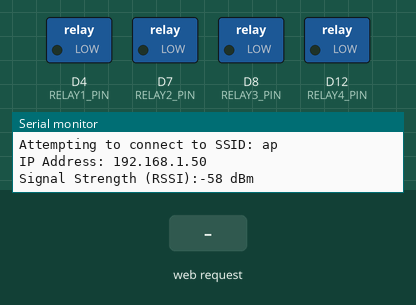
The sketch below on a simulated Arduino Uno R4 WiFi. Shown: switched loads named in the sketch (green lamp = pin HIGH), the last lines printed to the serial monitor. The inputs (shaded band) are chosen by the test bench. WiFi joins after 1.5 s; servers stay silent unless stated.

Above: at 12.7 s.
12.8 s: HTTP request GET /relay1 received
At 13.7 s:
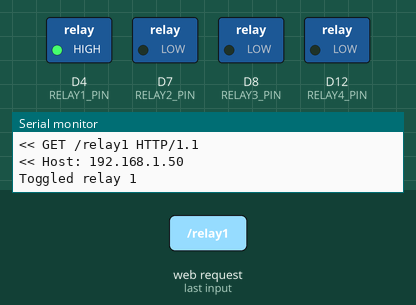
14.3 s: HTTP request GET /trigger received
At 14.9 s:
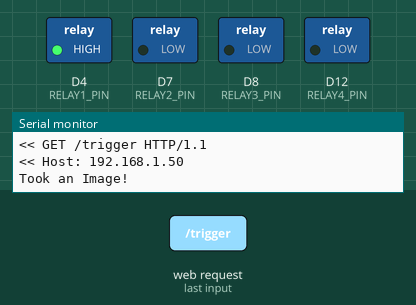
15.9 s: HTTP request GET /relay3 received
At 17.1 s:
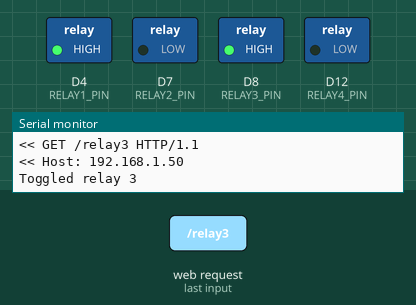
17.4 s: HTTP request GET /focus received
At 18.7 s:
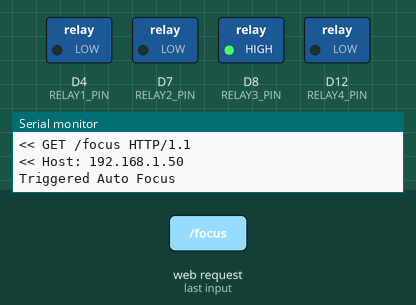
19.4 s: HTTP request GET /relay2 received
At 19.9 s:
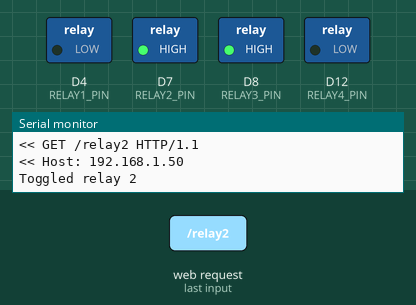
20.9 s: HTTP request GET /relay4 received
At 22.2 s:
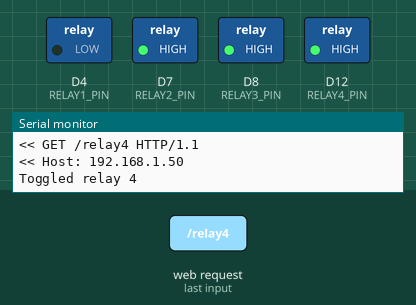
Timing chart, 0 to 23.4 s (numbered marks = the images above; inputs shaded):
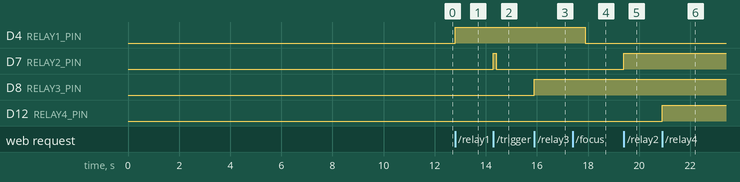

Measured:
- after the input at 12.8 s, D4 (RELAY1_PIN): LOW → HIGH at once
- after the input at 14.3 s, D7 (RELAY2_PIN): LOW → HIGH at once, → LOW 0.10 s later
- after the input at 15.9 s, D8 (RELAY3_PIN): LOW → HIGH at once
- after the input at 17.4 s, D4 (RELAY1_PIN): HIGH → LOW after 0.50 s
- after the input at 19.4 s, D7 (RELAY2_PIN): LOW → HIGH at once
- after the input at 20.9 s, D12 (RELAY4_PIN): LOW → HIGH at once

The sketch:

EOSRemoteCountDown.ino
```cpp
// This is the one that is in production
#include <WiFiS3.h>

#define RELAY1_PIN 4
#define RELAY2_PIN 7
#define RELAY3_PIN 8
#define RELAY4_PIN 12

const char ssid[] = "ap";
const char pass[] = "appassword";

int status = WL_IDLE_STATUS;
bool daylightMode = true; // Variable to track the current mode

WiFiServer server(80);

void setup() {
  Serial.begin(9600);
  pinMode(RELAY1_PIN, OUTPUT);
  pinMode(RELAY2_PIN, OUTPUT);
  pinMode(RELAY3_PIN, OUTPUT);
  pinMode(RELAY4_PIN, OUTPUT);

  String fv = WiFi.firmwareVersion();
  if (fv < WIFI_FIRMWARE_LATEST_VERSION) {
    Serial.println("Please upgrade the firmware");
  }

  while (status != WL_CONNECTED) {
    Serial.print("Attempting to connect to SSID: ");
    Serial.println(ssid);
    status = WiFi.begin(ssid, pass);
    delay(10000);
  }
  server.begin();
  printWifiStatus();
}

void loop() {
  WiFiClient client = server.available();
  if (client) {
    String HTTP_req = "";
    while (client.connected()) {
      if (client.available()) {
        Serial.println("New HTTP Request");
        HTTP_req = client.readStringUntil('\n');
        Serial.print("<< ");
        Serial.println(HTTP_req);
        break;
      }
    }

    while (client.connected()) {
      if (client.available()) {
        String HTTP_header = client.readStringUntil('\n');
        if (HTTP_header.equals("\r"))
          break;
        Serial.print("<< ");
        Serial.println(HTTP_header);
      }
    }

    if (HTTP_req.indexOf("GET") == 0) {
      if (HTTP_req.indexOf("relay1") > -1) {
        digitalWrite(RELAY1_PIN, !digitalRead(RELAY1_PIN));
        Serial.println("Toggled relay 1");
      } else if (HTTP_req.indexOf("relay2") > -1) {
        digitalWrite(RELAY2_PIN, !digitalRead(RELAY2_PIN));
        Serial.println("Toggled relay 2");
      } else if (HTTP_req.indexOf("relay3") > -1) {
        digitalWrite(RELAY3_PIN, !digitalRead(RELAY3_PIN));
        Serial.println("Toggled relay 3");
      } else if (HTTP_req.indexOf("relay4") > -1) {
        digitalWrite(RELAY4_PIN, !digitalRead(RELAY4_PIN));
        Serial.println("Toggled relay 4");
      } else if (HTTP_req.indexOf("focus") > -1) {
        digitalWrite(RELAY1_PIN, HIGH);
        delay(500);
        digitalWrite(RELAY1_PIN, LOW);
        Serial.println("Triggered Auto Focus");
      } else if (HTTP_req.indexOf("trigger") > -1) {
        digitalWrite(RELAY2_PIN, HIGH);
        delay(100);
        digitalWrite(RELAY2_PIN, LOW);
        Serial.println("Took an Image!");
      } else if (HTTP_req.indexOf("longexp") > -1) {
        int start_index = HTTP_req.indexOf("longexp/") + strlen("longexp/");
        int end_index = HTTP_req.indexOf(" HTTP");
        String param = HTTP_req.substring(start_index, end_index);

        int delay_time = param.substring(0, param.indexOf("/")).toInt();
        int repeat_times = 1; // Default value to 1

        if (param.indexOf("/") != -1) {
          repeat_times = param.substring(param.indexOf("/") + 1).toInt();
        }

        if (delay_time > 0 && repeat_times > 0) {
          for (int i = 0; i < repeat_times; i++) {
            digitalWrite(RELAY2_PIN, HIGH);
            delay(delay_time * 1000);
            digitalWrite(RELAY2_PIN, LOW);
            delay(500);
            Serial.println("Delayed for " + String(delay_time) + " seconds");
          }
        } else {
          Serial.println("Invalid parameters");
        }
      } else if (HTTP_req.indexOf("mode") > -1) { // Handle mode switching
        daylightMode = !daylightMode; // Toggle mode
        Serial.println("Switched to " + String(daylightMode ? "daylight mode" : "night vision mode"));
      }
    }

    client.println("HTTP/1.1 200 OK");
    client.println("Content-Type: text/html");
    client.println("Connection: close");
    client.println();
    client.println("<!DOCTYPE HTML>");
    client.println("<html>");
    client.println("<head>");
    client.println("<title>Arduino Relay Control</title>");
    client.println("<style>");
    client.println(".timer {");
    client.println("  display: inline-block;");
    client.println("  font-family: monospace;");
    client.println("  font-size: 24px;");
    client.println("  color: red;");
    client.println("}");
    client.println("</style>");
    client.println("</head>");
    client.println("<body>");
    client.println("<h1>Arduino Relay Control</h1>");
    client.println("<h2>Individual Relay Control:</h2>");
    client.println("<ul>");
    client.println("<li><button id=\"relay1\">Toggle Relay 1</button></li>");
    client.println("<li><button id=\"relay2\">Toggle Relay 2</button></li>");
    client.println("<li><button id=\"relay3\">Toggle Relay 3</button></li>");
    client.println("<li><button id=\"relay4\">Toggle Relay 4</button></li>");
    client.println("</ul>");
    client.println("<h2>All Relays Control:</h2>");
    client.println("<ul>");
    client.println("<li><button id=\"focus\">Auto Focus</button></li>");
    client.println("<li><button id=\"trigger\">Take an Image</button></li>");
    client.println("<li><button id=\"mode\">Switch Mode</button></li>"); // Added mode switch button
    client.println("<li><label for=\"exposuretime\">Choose Exposure Time:</label></li>");
    client.println("<li><button id=\"longExposureButton\">Long Exposure</button></li>");
    client.println("<select name=\"exposuretime\" id=\"exposuretime\">");
    client.println("<option value=\"5\">5 seconds</option>");
    client.println("<option value=\"10\">10 seconds</option>");
    client.println("<option value=\"15\">15 seconds</option>");
    client.println("<option value=\"20\">20 seconds</option>");
    client.println("<option value=\"25\">25 seconds</option>");
    client.println("<option value=\"30\">30 seconds</option>");
    client.println("<option value=\"60\">1 minute</option>");
    client.println("<option value=\"90\">1 minute 30 seconds</option>");
    client.println("</select>");
    client.println("<li><label for=\"repeatTimes\">How Many Repeats:</label></li>");
    client.println("<input type=\"number\" id=\"repeatTimes\" placeholder=\"Repeat Times\" value=\"1\">");
    client.println("<li><label for=\"countdown\">Countdown Timer:</label></li>");
    client.println("<p id=\"countdown\" class=\"timer\"></p>");
    client.println("</ul>");
    client.println("<script>");
    client.println("document.addEventListener('DOMContentLoaded', function() {");
    client.println("  document.getElementById('relay1').addEventListener('click', function() {");
    client.println("    sendRequest('/relay1');");
    client.println("  });");
    client.println("  document.getElementById('relay2').addEventListener('click', function() {");
    client.println("    sendRequest('/relay2');");
    client.println("  });");
    client.println("  document.getElementById('relay3').addEventListener('click', function() {");
    client.println("    sendRequest('/relay3');");
    client.println("  });");
    client.println("  document.getElementById('relay4').addEventListener('click', function() {");
    client.println("    sendRequest('/relay4');");
    client.println("  });");
    client.println("  document.getElementById('focus').addEventListener('click', function() {");
    client.println("    sendRequest('/focus');");
    client.println("  });");
    client.println("  document.getElementById('trigger').addEventListener('click', function() {");
    client.println("    sendRequest('/trigger');");
    client.println("  });");
    client.println("  document.getElementById('longExposureButton').addEventListener('click', function() {");
    client.println("    var delayValue = document.getElementById('exposuretime').value;");
    client.println("    var repeatTimes = document.getElementById('repeatTimes').value;");
    client.println("    if (repeatTimes === '') repeatTimes = '1';"); // Set default to 1 if empty
    client.println("    sendRequest('/longexp/' + delayValue + '/' + repeatTimes);");
    client.println("    startCountdownTimer(delayValue * repeatTimes);");
    client.println("  });");
    client.println("  document.getElementById('mode').addEventListener('click', function() {");
    client.println("    sendRequest('/mode');");
    client.println("  });"); // Added mode switch event listener
    client.println("  function sendRequest(path) {");
    client.println("    var xhr = new XMLHttpRequest();");
    client.println("    xhr.open('GET', path);");
    client.println("    xhr.send();");
    client.println("  }");
    client.println("  function startCountdownTimer(seconds) {");
    client.println("    var countdownElement = document.getElementById('countdown');");
    client.println("    var timer = seconds;");
    client.println("    var interval = setInterval(function() {");
    client.println("      countdownElement.innerHTML = timer;");
    client.println("      if (timer === 0) {");
    client.println("        clearInterval(interval);");
    client.println("        countdownElement.innerHTML = '';");
    client.println("      }");
    client.println("      timer--;");
    client.println("    }, 1000);");
    client.println("  }");
    client.println("});");
    client.println("</script>");
    client.println("</body>");
    client.println("</html>");
    delay(10);
    client.stop();
  }
}

void printWifiStatus() {
  Serial.print("IP Address: ");
  Serial.println(WiFi.localIP());
  Serial.print("Signal Strength (RSSI):");
  Serial.print(WiFi.RSSI());
  Serial.println(" dBm");
}
```
